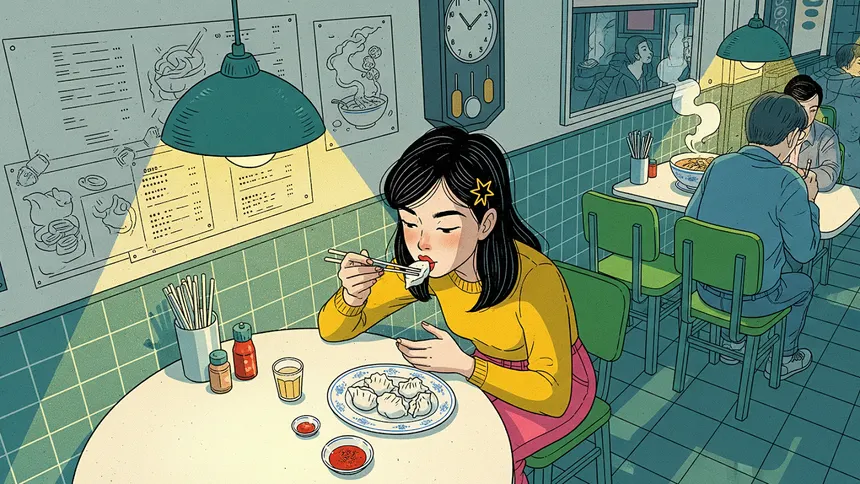
#> input picture Experiment 4/image.jpg, 860 x 484 px, given in place of video.mp4, which was not available
$ python experiment7.py
#> lines starting #> are read from the running program, lines starting #| are printed output that depends on the picture; after the words box and inside, x2 and y2 are one past the last pixel; in counts of white or black regions, pixels touching at a corner belong together; pictures that were not available may be replaced by others from this repository, and a replacement may not be noted
import cv2
import numpy as np
import matplotlib.pyplot as plt
from pathlib import Path


# ============================================================
# EXPERIMENT 7
# Motion Estimation using Optical Flow Algorithms
# Lucas-Kanade Sparse Optical Flow
# Farneback Dense Optical Flow
# ============================================================


# ------------------------------------------------------------
# PART 1: LOAD VIDEO
# ------------------------------------------------------------

video_path = Path(__file__).with_name("video.mp4")

cap = cv2.VideoCapture(str(video_path))

if not cap.isOpened():
    print("Error: Could not open video.")
    print(f"Make sure this file is readable: {video_path}")
    exit()

print("Video loaded successfully!")


# ------------------------------------------------------------
# PART 2: READ FIRST FRAME
# ------------------------------------------------------------

ret, first_frame = cap.read()
#> first_frame is the input picture: shape (484, 860, 3); mean B, G, R 126.7, 147.5, 126.9

if not ret:
    print("Error: Could not read the first frame.")
    cap.release()
    exit()

# Convert first frame to grayscale
old_gray = cv2.cvtColor(first_frame, cv2.COLOR_BGR2GRAY)
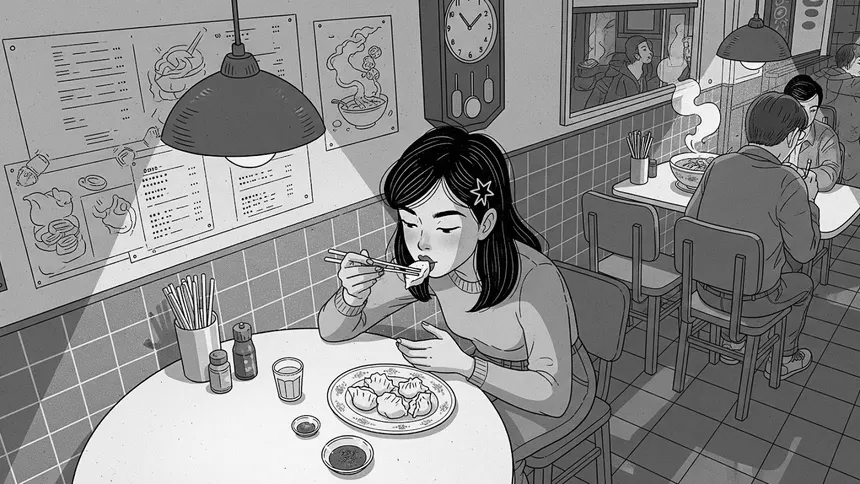
#> old_gray: shape (484, 860); min 0, max 255, mean 139


# ============================================================
# PART 3: LUCAS-KANADE SPARSE OPTICAL FLOW
# ============================================================

print("\nStarting Lucas-Kanade Sparse Optical Flow...")
print("Press ESC to stop.")


# Detect good feature points
feature_params = dict(
    maxCorners=100,
    qualityLevel=0.3,
    minDistance=7,
    blockSize=7
)

p0 = cv2.goodFeaturesToTrack(
    old_gray,
    mask=None,
    **feature_params
)
#> p0 = 100 rows, first 8: [478, 195], [415, 260], [484, 185], [153, 218], [145, 183], [246, 199], [205, 325], [369, 379]

# Mask for drawing motion trajectories
mask = np.zeros_like(first_frame)

# Lucas-Kanade parameters
lk_params = dict(
    winSize=(15, 15),
    maxLevel=2,
    criteria=(
        cv2.TERM_CRITERIA_EPS |
        cv2.TERM_CRITERIA_COUNT,
        10,
        0.03
    )
)


while True:

    ret, frame = cap.read()

    if not ret:
        break

    # Convert current frame to grayscale
    frame_gray = cv2.cvtColor(frame, cv2.COLOR_BGR2GRAY)

    # Calculate optical flow
    p1, status, error = cv2.calcOpticalFlowPyrLK(
        old_gray,
        frame_gray,
        p0,
        None,
        **lk_params
    )
#> p1 has the same summary as p0; status = 100 values from 1 to 1; error = 100 values from 0 to 0

    if p1 is not None:

        # Select successfully tracked points
        good_new = p1[status == 1]
#> good_new = 100 pairs, first value 12 to 822, second value 1 to 415
        good_old = p0[status == 1]
#> good_old has the same summary as good_new

        # Draw motion trajectories
        for new, old in zip(good_new, good_old):

            x_new, y_new = new.ravel()
            x_old, y_old = old.ravel()

            # Draw line showing movement
            mask = cv2.line(
                mask,
                (int(x_new), int(y_new)),
                (int(x_old), int(y_old)),
                (255, 255, 255),
                2
            )

            # Draw current feature point
            frame = cv2.circle(
                frame,
                (int(x_new), int(y_new)),
                5,
                (0, 0, 0),
                -1
            )
#> this loop made 100 passes
#> (x_new, y_new, x_old, y_old) on passes 1 to 12: (478, 195, 478, 195), (415, 260, 415, 260), (484, 185, 484, 185), (153, 218, 153, 218), (145, 183, 145, 183), (246, 199, 246, 199), (205, 325, 205, 325), (369, 379, 369, 379), (407, 289, 407, 289), (155, 180, 155, 180), (340, 263, 340, 263), (378, 396, 378, 396)
#> pass 1, `mask = cv2.line( mask, (int(x_new), int(y_new)), (int(x_old), int(y_ol..`:
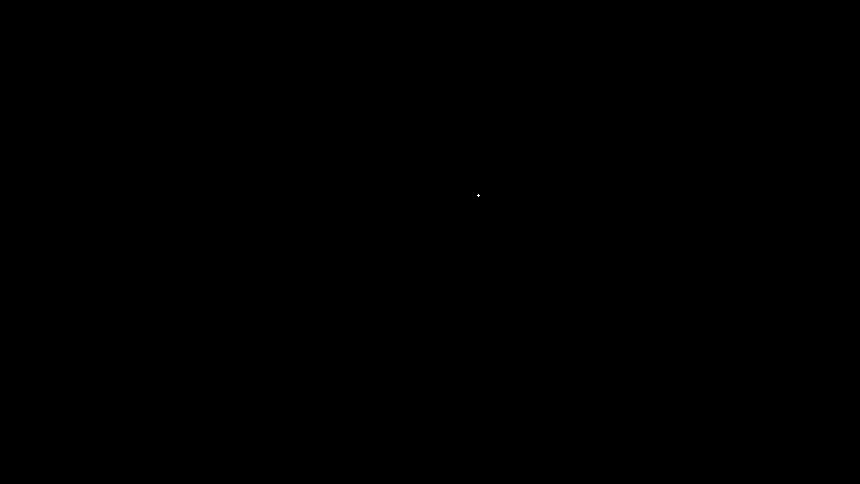
#> mask: shape (484, 860, 3); 0% white in thin lines or dots, all inside (x1, y1, x2, y2) = (477, 194, 480, 197)
#> after the loop:
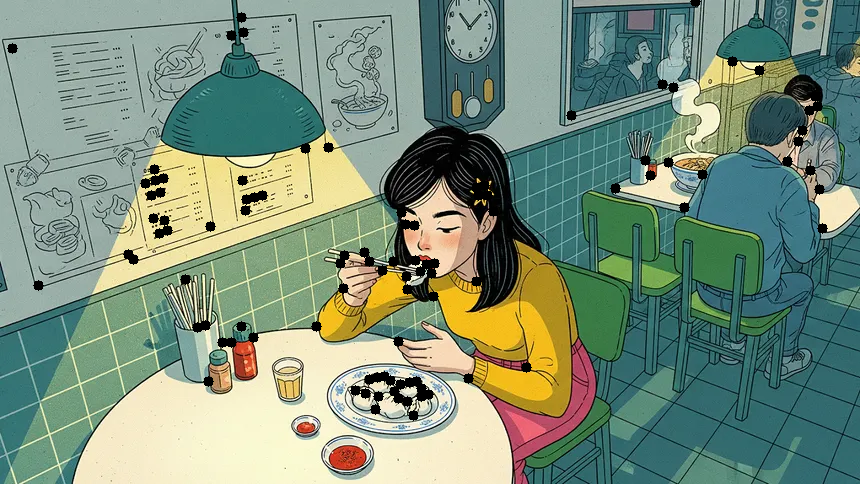
#> frame: shape (484, 860, 3); mean B, G, R 124.3, 144.6, 123.9
#> after the loop:
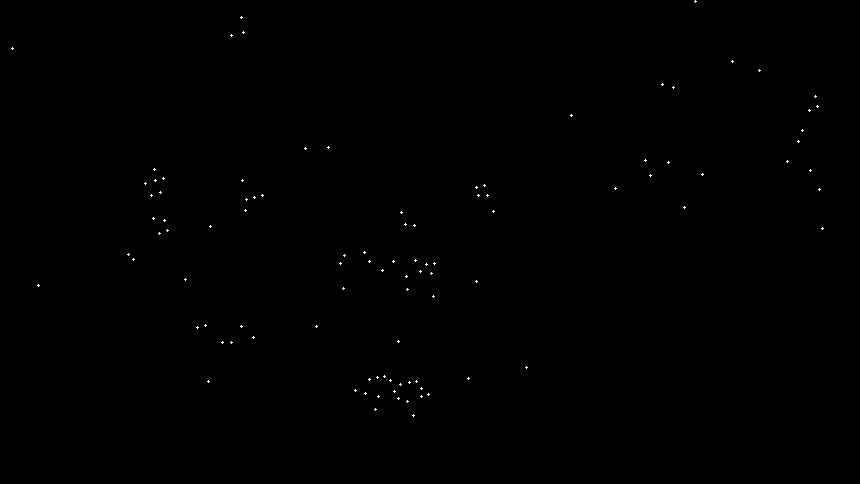
#> mask: shape (484, 860, 3); 0.12% white in thin lines or dots, all inside (x1, y1, x2, y2) = (11, 0, 824, 417)

        # Combine frame and trajectories
        output = cv2.add(frame, mask)

        cv2.imshow(
            "Lucas-Kanade Sparse Optical Flow",
            output
        )

        # Update previous frame
        old_gray = frame_gray.copy()

        # Update feature points
        p0 = good_new.reshape(-1, 1, 2)

    else:
        print("No feature points found.")
        break

    # Press ESC to exit
    key = cv2.waitKey(30) & 0xFF
#> (key Esc is pressed here)

    if key == 27:
        break


# Close Lucas-Kanade window
cv2.destroyAllWindows()


# ============================================================
# PART 4: RESET VIDEO FOR FARNEBACK
# ============================================================

print("\nStarting Farneback Dense Optical Flow...")
print("Press ESC to stop.")

# Reopen video
cap.release()
cap = cv2.VideoCapture(str(video_path))

if not cap.isOpened():
    print("Error: Could not reopen video.")
    exit()


# Read first frame
ret, frame1 = cap.read()

if not ret:
    print("Error: Could not read video.")
    cap.release()
    exit()


# Convert first frame to grayscale
prev_gray = cv2.cvtColor(
    frame1,
    cv2.COLOR_BGR2GRAY
)


# ============================================================
# PART 5: FARNEBACK DENSE OPTICAL FLOW
# ============================================================

while True:

    # Read next frame
    ret, frame2 = cap.read()

    if not ret:
        break

    # Convert next frame to grayscale
    next_gray = cv2.cvtColor(
        frame2,
        cv2.COLOR_BGR2GRAY
    )

    # Calculate dense optical flow
    flow = cv2.calcOpticalFlowFarneback(
        prev_gray,
        next_gray,
        None,
        0.5,       # pyramid scale
        3,         # number of pyramid levels
        15,        # window size
        3,         # iterations
        5,         # polynomial neighborhood
        1.2,       # polynomial sigma
        0          # flags
    )

    # --------------------------------------------------------
    # Convert optical flow from Cartesian to Polar coordinates
    # --------------------------------------------------------

    magnitude, angle = cv2.cartToPolar(
        flow[..., 0],
        flow[..., 1]
    )
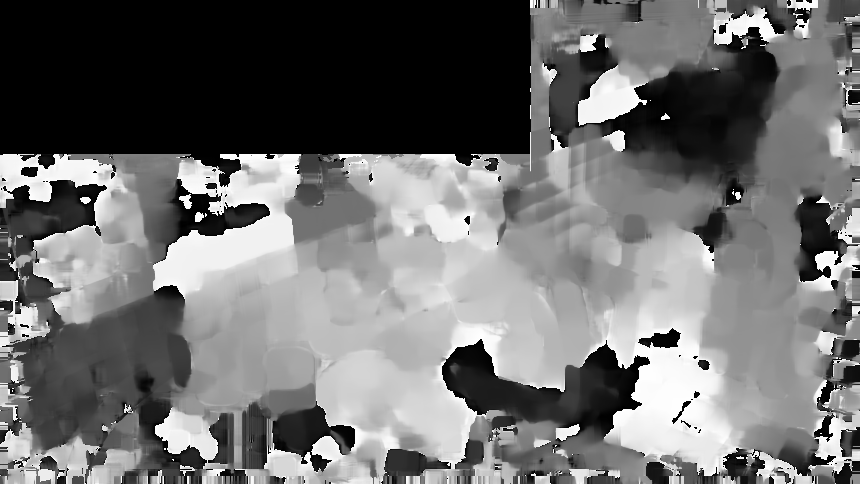
#> angle: shape (484, 860) float32; min 0, max 6.28, mean 2.75; drawn with min black and max white

    # --------------------------------------------------------
    # Create HSV image for visualization
    # --------------------------------------------------------

    hsv = np.zeros_like(frame2)

    # Direction of motion
    hsv[..., 0] = angle * 180 / np.pi / 2
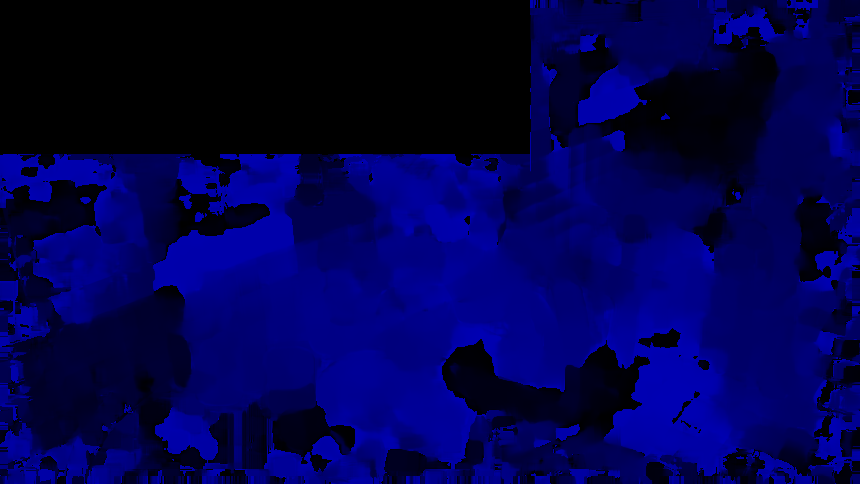
#> hsv: shape (484, 860, 3); mean of channels 0, 1, 2 78.3, 0, 0; drawn as B, G, R

    # Full saturation
    hsv[..., 1] = 255
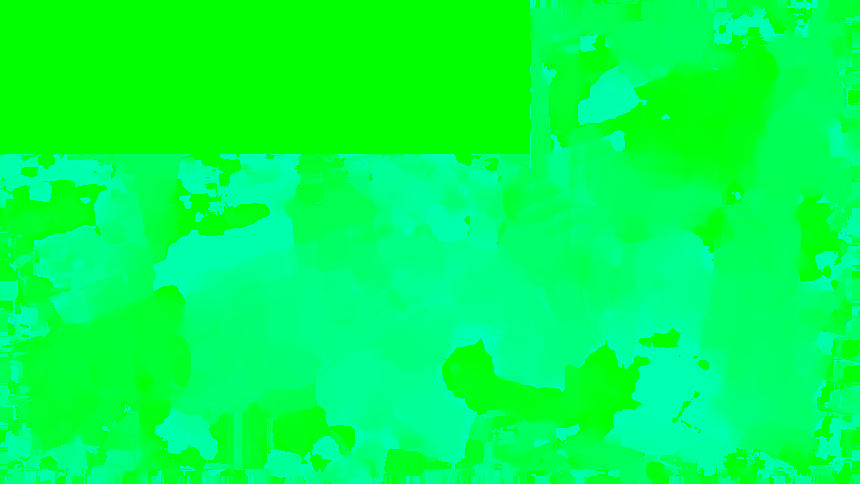
#> hsv: shape (484, 860, 3); mean of channels 0, 1, 2 78.3, 255, 0; drawn as B, G, R

    # Motion magnitude
    hsv[..., 2] = cv2.normalize(
        magnitude,
        None,
        0,
        255,
        cv2.NORM_MINMAX
    )
#> hsv: shape (484, 860, 3); 0.61% of pixels changed, all inside (x1, y1, x2, y2) = (0, 0, 860, 484)

    # Convert HSV to BGR
    optical_flow = cv2.cvtColor(
        hsv,
        cv2.COLOR_HSV2BGR
    )

    # Display dense optical flow
    cv2.imshow(
        "Farneback Dense Optical Flow",
        optical_flow
    )

    # Update previous frame
    prev_gray = next_gray

    # Press ESC to exit
    key = cv2.waitKey(30) & 0xFF
#> (key Esc is pressed here)

    if key == 27:
        break


# ============================================================
# PART 6: RELEASE RESOURCES
# ============================================================

cap.release()
cv2.destroyAllWindows()

print("\nExperiment 7 completed successfully!")
